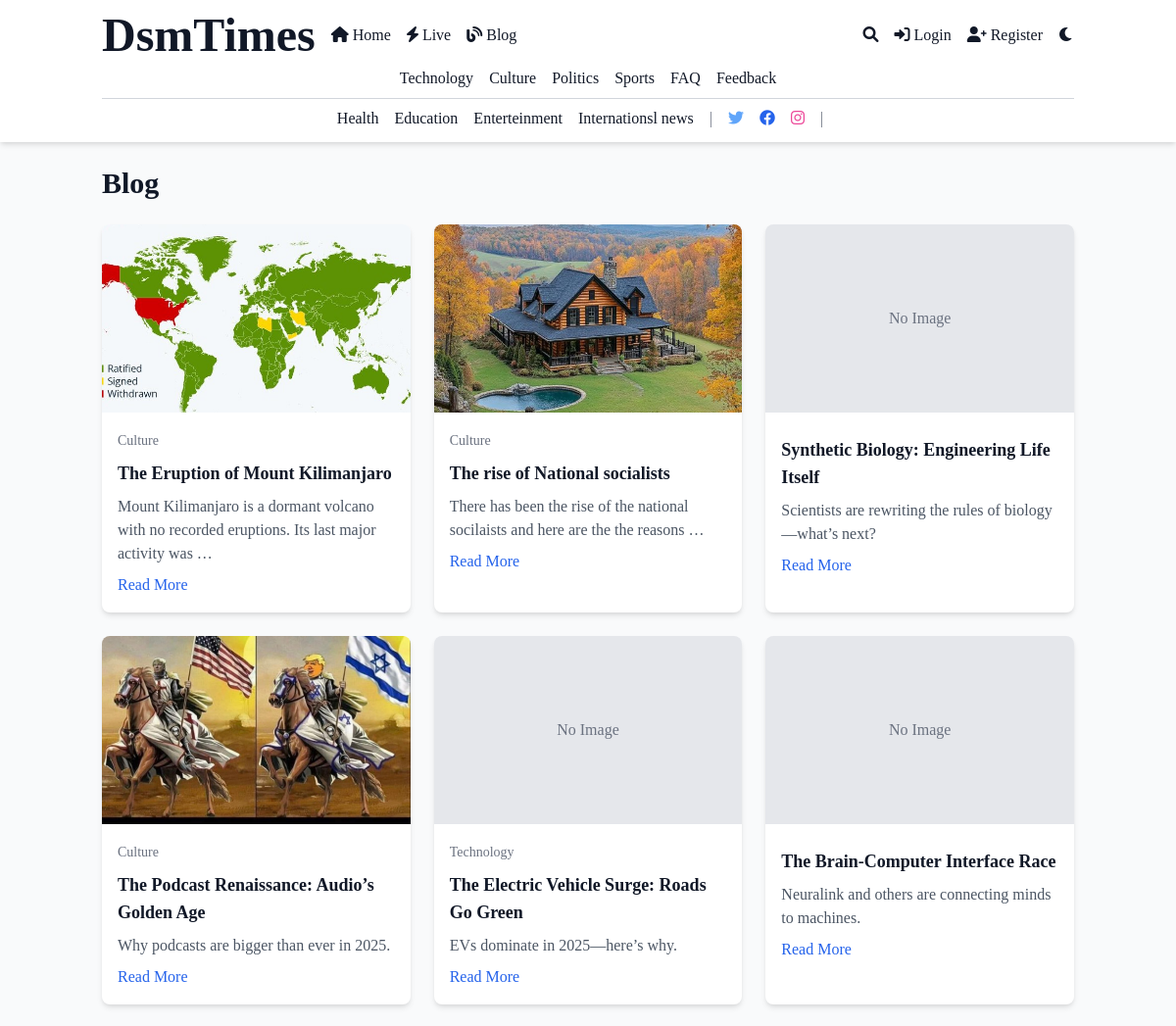
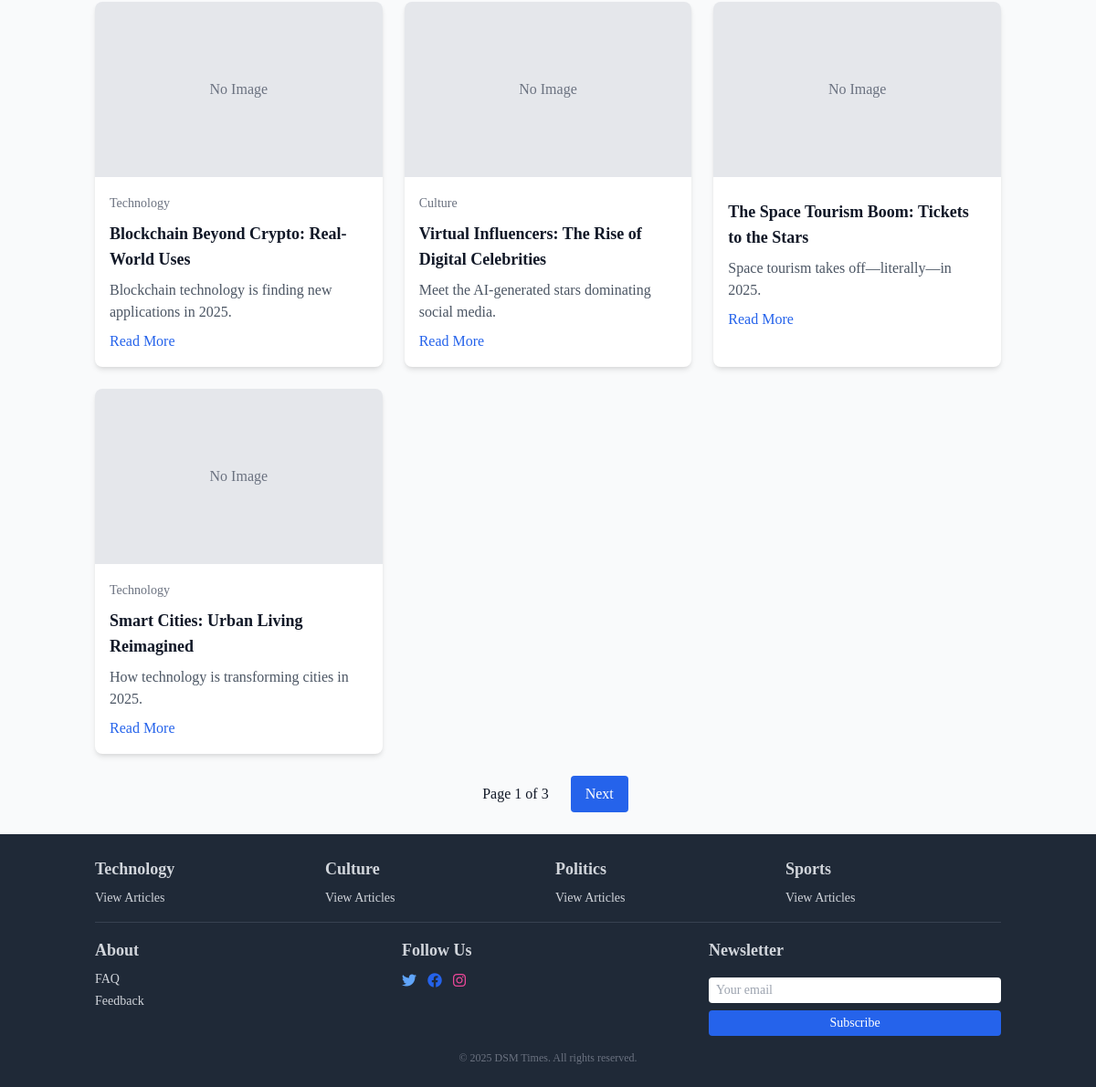
Screenshot of /blog/ with the database file from the repository (2 pictures, top to bottom).
### core/models.py (models this page shows, shortened)
class Category(models.Model):
    name = models.CharField(max_length=100, unique=True)
    slug = models.SlugField(unique=True)
    description = models.TextField(blank=True)
    image = models.ImageField(upload_to='category_images/', blank=True)
    is_special = models.BooleanField(default=False)
    color = models.CharField(max_length=7, blank=True, default='#000000')  # Hex color code

class Article(models.Model):
    STATUS_CHOICES = (
        ('draft', 'Draft'),
        ('pending', 'Pending Approval'),
        ('published', 'Published'),
        ('hidden', 'Hidden'),
    )
    title = models.CharField(max_length=200)
    slug = models.SlugField(unique=True)
    author = models.ForeignKey(User, on_delete=models.CASCADE, related_name='articles')
    category = models.ForeignKey(Category, on_delete=models.SET_NULL, null=True)
    tags = models.ManyToManyField(Tag, blank=True)
    content = models.TextField()
    summary = models.TextField(max_length=500)
    featured_image = models.ImageField(upload_to='article_images/', blank=True, null=True)
    is_premium = models.BooleanField(default=False)
    status = models.CharField(max_length=20, choices=STATUS_CHOICES, default='draft')
    submitted_at = models.DateTimeField(auto_now_add=True)
    published_at = models.DateTimeField(null=True, blank=True)
    updated_at = models.DateTimeField(auto_now=True)
    views_count = models.PositiveIntegerField(default=0)
    read_time_minutes = models.PositiveIntegerField(default=5)
    breaking_news = models.BooleanField(default=False)
    likes = models.ManyToManyField(User, related_name='liked_articles', blank=True)

### core/views.py (the view)
# urls.py: path('blog/', views.blog, name='blog'),
def blog(request):
    articles = Article.objects.filter(status='published').order_by('-published_at')
    paginator = Paginator(articles, 10)
    page_number = request.GET.get('page')
    page_obj = paginator.get_page(page_number)
    return render(request, 'core/blog.html', {'page_obj': page_obj})

### core/context_processors.py (called while the page is built)
def global_context(request):
    categories = Category.objects.all()
    dark_mode = request.session.get('dark_mode', False)
    return {'categories': categories, 'dark_mode': dark_mode}

### core/templates/core/blog.html (shortened to what this page needs)
{% extends 'core/base.html' %}
{% block content %}
    <section class="max-w-6xl mx-auto px-4 sm:px-0">
        <h1 class="text-2xl sm:text-3xl font-bold mb-6 text-gray-900 dark:text-white">Blog</h1>
        <div class="grid grid-cols-1 sm:grid-cols-2 lg:grid-cols-3 gap-6">
            {% for article in page_obj %}
                <div class="bg-white dark:bg-gray-800 rounded-lg shadow-md overflow-hidden hover:shadow-lg transition">
                    {% if article.featured_image %}
                        <img src="{{ article.featured_image.url }}" class="w-full h-48 object-cover" alt="{{ article.title }}">
                    {% else %}
                        <div class="w-full h-48 bg-gray-200 dark:bg-gray-700 flex items-center justify-center text-gray-500 dark:text-gray-400">No Image</div>
                    {% endif %}
                    <div class="p-4">
                        <span class="text-sm text-gray-500 dark:text-gray-400 {% if article.category.is_special %}special-category{% endif %}" data-color="{{ article.category.color }}">
                            {{ article.category.name }}
                        </span>
                        <h3 class="text-lg font-semibold mt-2 text-gray-900 dark:text-white">{{ article.title }}</h3>
                        <p class="mt-2 text-gray-600 dark:text-gray-300">{{ article.summary|truncatewords:15 }}</p>
                        <a href="{% url 'article_detail' article.slug %}" class="mt-2 inline-block text-blue-600 hover:underline">Read More</a>
                    </div>
                </div>
            {% empty %}
                <p class="text-gray-600 dark:text-gray-300 col-span-full">No blog posts available.</p>
            {% endfor %}
        </div>
        <div class="mt-6 flex justify-center space-x-2">
            <span class="px-4 py-2">Page {{ page_obj.number }} of {{ page_obj.paginator.num_pages }}</span>
            {% if page_obj.has_next %}
                <a href="?page={{ page_obj.next_page_number }}" class="px-4 py-2 bg-blue-600 text-white rounded hover:bg-blue-700">Next</a>
            {% endif %}
        </div>
    </section>
{% endblock %}

### core/templates/core/base.html (shortened to what this page needs)
{% load static %}
<!DOCTYPE html>
<html lang="en" class="{% if request.session.dark_mode %}dark{% endif %}">
<head>
    <link href="https://cdn.jsdelivr.net/npm/tailwindcss@2.2.19/dist/tailwind.min.css" rel="stylesheet">
    <link rel="stylesheet" href="https://cdnjs.cloudflare.com/ajax/libs/font-awesome/6.0.0/css/all.min.css">
    <link rel="stylesheet" href="{% static 'css/custom.css' %}">
</head>
<body class="bg-gray-50 dark:bg-gray-900 text-gray-900 dark:text-gray-100 font-serif antialiased">
    <header class="bg-white dark:bg-gray-800 shadow-md sticky top-0 z-50">
        <nav class="container mx-auto px-4 py-3">
            <div class="flex items-center justify-between">
                <div class="flex items-center space-x-2 sm:space-x-4">
                    <a href="{% url 'home' %}" class="text-4xl sm:text-5xl lobster-regular font-semibold text-gray-900 dark:text-white hover:text-blue-500 transition-colors duration-300 ease-in-out">
                        DsmTimes
                    </a>
                    <a href="{% url 'home' %}" class="hover:text-blue-600 transition hidden sm:inline"><i class="fas fa-home"></i><span class="ml-1">Home</span></a>
                    <a href="{% url 'live_updates' %}" class="hover:text-blue-600 transition hidden sm:inline"><i class="fas fa-bolt"></i><span class="ml-1">Live</span></a>
                    <a href="{% url 'blog' %}" class="hover:text-blue-600 transition hidden sm:inline"><i class="fas fa-blog"></i><span class="ml-1">Blog</span></a>
                </div>
                <div class="flex items-center space-x-2 sm:space-x-4">
                    <a href="{% url 'search' %}" class="hover:text-blue-600 transition"><i class="fas fa-search"></i></a>
                    {% if user.is_authenticated %}
                        <a href="{% url 'profile' %}" class="hover:text-blue-600 transition hidden sm:inline">
                            <i class="fas fa-user"></i><span class="ml-1">{{ user.username }}{% if user.userprofile.is_editor %}{% if user.userprofile.is_chief_editor %} (Chief Editor){% else %} (Editor){% endif %}{% endif %}</span>
                        </a>
                        {% if user.userprofile.is_chief_editor %}
                            <a href="{% url 'custom_admin' %}" class="hover:text-blue-600 transition hidden sm:inline"><i class="fas fa-crown"></i><span class="ml-1">Admin</span></a>
                        {% endif %}
                        <form method="post" action="{% url 'logout' %}" class="inline">
                            {% csrf_token %}
                            <button type="submit" class="hover:text-blue-600 transition hidden sm:inline"><i class="fas fa-sign-out-alt"></i><span class="ml-1">Logout</span></button>
                        </form>
                    {% else %}
                        <a href="{% url 'login' %}" class="hover:text-blue-600 transition hidden sm:inline"><i class="fas fa-sign-in-alt"></i><span class="ml-1">Login</span></a>
                        <a href="{% url 'register' %}" class="hover:text-blue-600 transition hidden sm:inline"><i class="fas fa-user-plus"></i><span class="ml-1">Register</span></a>
                    {% endif %}
                    <a href="{% url 'toggle_dark_mode' %}" class="hover:text-blue-600 transition">
                        <i class="{% if request.session.dark_mode %}fas fa-sun{% else %}fas fa-moon{% endif %}"></i>
                    </a>
                </div>
            </div>
            <div class="hidden sm:flex flex-col items-center mt-2">
                <div class="flex space-x-4 flex-wrap justify-center">
                    {% for category in categories|slice:":4" %}
                        <a href="{% url 'category_detail' category.slug %}" class="hover:text-blue-600 transition relative {% if category.is_special %}special-category{% endif %}" data-color="{{ category.color }}">
                            {{ category.name }}
                        </a>
                    {% endfor %}
                    <a href="{% url 'faq' %}" class="hover:text-blue-600 transition">FAQ</a>
                    <a href="{% url 'feedback' %}" class="hover:text-blue-600 transition">Feedback</a>
                </div>
                {% if categories|length > 4 %}
                    <hr class="my-2 border-gray-300 dark:border-gray-600 category-line">
                    <div class="flex space-x-4 items-center justify-center flex-wrap">
                        {% for category in categories|slice:"4:" %}
                            <a href="{% url 'category_detail' category.slug %}" class="hover:text-blue-600 transition {% if category.is_special %}special-category{% endif %}" data-color="{{ category.color }}">
                                {{ category.name }}
                            </a>
                        {% endfor %}
                        <span class="text-gray-500 dark:text-gray-400 mx-2">|</span>
                        <a href="#" class="text-blue-400 hover:text-blue-500"><i class="fab fa-twitter"></i></a>
                        <a href="#" class="text-blue-600 hover:text-blue-700"><i class="fab fa-facebook"></i></a>
                        <a href="#" class="text-pink-500 hover:text-pink-600"><i class="fab fa-instagram"></i></a>
                        <span class="text-gray-500 dark:text-gray-400 mx-2">|</span>
                    </div>
                {% endif %}
            </div>
        </nav>
    </header>
    <main class="container mx-auto px-4 py-6">
        {% block content %}{% endblock %}
    </main>
    <footer class="bg-gray-800 text-gray-300 py-6">
        <div class="container mx-auto px-4 grid grid-cols-1 sm:grid-cols-2 md:grid-cols-4 gap-4">
            {% for category in categories.all|slice:":4" %}
                <div>
                    <h3 class="text-base sm:text-lg font-semibold mb-2">{{ category.name }}</h3>
                    <ul class="space-y-1 text-sm">
                        <li><a href="{% url 'category_detail' category.slug %}" class="hover:text-blue-400 transition">View Articles</a></li>
                    </ul>
                </div>
            {% endfor %}
            <div class="mt-4 sm:mt-0 md:col-span-4 border-t border-gray-700 pt-4 grid grid-cols-1 sm:grid-cols-3 gap-4">
                <div>
                    <h3 class="text-base sm:text-lg font-semibold mb-2">About</h3>
                    <ul class="space-y-1 text-sm">
                        <li><a href="{% url 'faq' %}" class="hover:text-blue-400 transition">FAQ</a></li>
                        <li><a href="{% url 'feedback' %}" class="hover:text-blue-400 transition">Feedback</a></li>
                    </ul>
                </div>
                <div>
                    <h3 class="text-base sm:text-lg font-semibold mb-2">Follow Us</h3>
                    <div class="flex space-x-3">
                        <a href="#" class="text-blue-400 hover:text-blue-500 transition"><i class="fab fa-twitter"></i></a>
                        <a href="#" class="text-blue-600 hover:text-blue-700 transition"><i class="fab fa-facebook"></i></a>
                        <a href="#" class="text-pink-500 hover:text-pink-600 transition"><i class="fab fa-instagram"></i></a>
                    </div>
                </div>
                <div>
                    <h3 class="text-base sm:text-lg font-semibold mb-2">Newsletter</h3>
                    <form action="{% url 'subscribe' %}" method="post" class="flex flex-col space-y-2">
                        <input type="email" placeholder="Your email" class="w-full px-2 py-1 text-gray-900 text-sm rounded focus:outline-none focus:ring-1 focus:ring-blue-400">
                        <button type="submit" class="w-full bg-blue-600 hover:bg-blue-700 text-white py-1 text-sm rounded transition">Subscribe</button>
                    </form>
                </div>
            </div>
        </div>
        <p class="text-center mt-4 text-gray-500 text-xs">© 2025 DSM Times. All rights reserved.</p>
    </footer>
</body>
</html>

### static/css/custom.css (style rules this page uses)
.shadow-md { box-shadow: 0 4px 6px -1px rgba(0, 0, 0, 0.1), 0 2px 4px -1px rgba(0, 0, 0, 0.06); }
.transition { transition-property: all; transition-duration: 300ms; transition-timing-function: ease-in-out; }

### rows the page displays
Category: name "Technology"
Category: name "Culture"
Category: name "Politics"
Category: name "Sports"
Category: name "Health"
Category: name "Education"
Category: name "Enterteinment"
Category: name "Internationsl news"
Article: featured_image (picture), category.name "Culture", title "The Eruption of Mount Kilimanjaro", summary "Mount Kilimanjaro is a dormant volcano with no recorded eruptions. Its last major activity was …"
Article: featured_image (picture), category.name "Culture", title "The rise of National socialists", summary "There has been the rise of the national socilaists and here are the the reasons …"
Article: featured_image "No Image", title "Synthetic Biology: Engineering Life Itself", summary "Scientists are rewriting the rules of biology—what’s next?"
Article: featured_image (picture), category.name "Culture", title "The Podcast Renaissance: Audio’s Golden Age", summary "Why podcasts are bigger than ever in 2025."
Article: featured_image "No Image", category.name "Technology", title "The Electric Vehicle Surge: Roads Go Green", summary "EVs dominate in 2025—here’s why."
Article: featured_image "No Image", title "The Brain-Computer Interface Race", summary "Neuralink and others are connecting minds to machines."
Article: featured_image "No Image", category.name "Technology", title "Blockchain Beyond Crypto: Real-World Uses", summary "Blockchain technology is finding new applications in 2025."
Article: featured_image "No Image", category.name "Culture", title "Virtual Influencers: The Rise of Digital Celebrities", summary "Meet the AI-generated stars dominating social media."
Article: featured_image "No Image", title "The Space Tourism Boom: Tickets to the Stars", summary "Space tourism takes off—literally—in 2025."
Article: featured_image "No Image", category.name "Technology", title "Smart Cities: Urban Living Reimagined", summary "How technology is transforming cities in 2025."

### other values shown
{{ page_obj.number }} "1"
{{ page_obj.paginator.num_pages }} "3"
